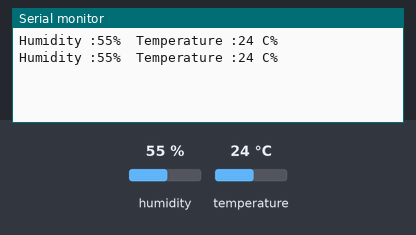
A sketch run on a simulated Arduino Uno, built with avr-gcc and run on an emulated ATmega328P. Shown: the last lines printed to the serial monitor. The test bench sets the inputs (shaded band); at power-on: humidity 55 %, temperature 24 °C.

Above: at 4.8 s.
4.9 s: humidity set to 22 %
At 6.9 s:
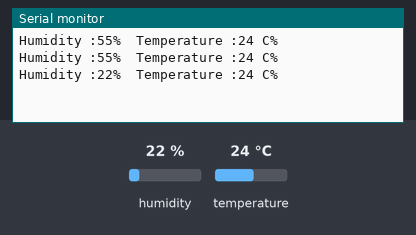
7.9 s: temperature set to 12 °C
At 9.3 s:
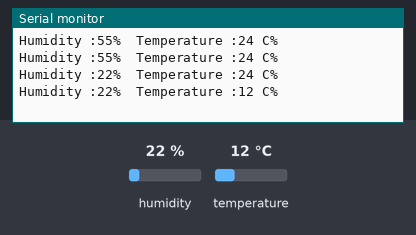
10.9 s: humidity set to 40 %
At 12.9 s:
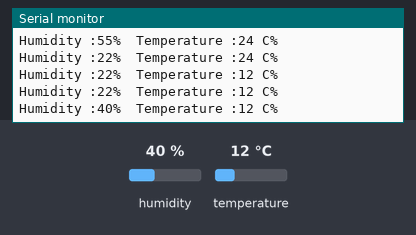
Timing chart, 0 to 14.4 s (numbered marks = the images above; inputs shaded):
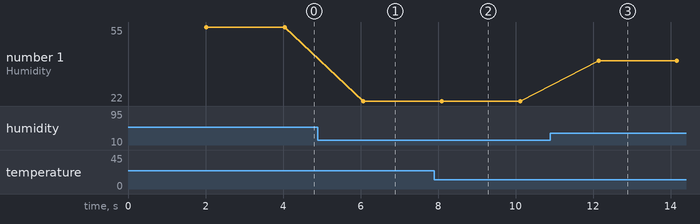

The sketch:

00_hello_ps.ino
```cpp
#include <DHT.h>
#include <DHT_U.h>
#include <TimerOne.h>

#define DHTPIN 2
#define DHTTYPE DHT11
DHT dht(DHTPIN, DHTTYPE);

void setup() {
  Serial.begin(9600);

}

void loop() {
  delay(2000);
  int h = dht.readHumidity();
  int t = dht.readTemperature();
  Serial.print("Humidity :");
  Serial.print(h);
  Serial.print("%\t");
  Serial.print("Temperature :");
  Serial.print(t);
  Serial.print(" C");
  Serial.print("%\n");


}
```

Measured:
- after the input at 4.9 s, the serial monitor: prints a new line after 1.2 s (image 1)
- after the input at 7.9 s, the serial monitor: prints a new line after 0.19 s (image 2)
- after the input at 10.9 s, the serial monitor: prints a new line after 1.2 s (image 3)
- plotted number 1: 55 → 22 after the input at 4.9 s, 22 → 40 after the input at 10.9 s
